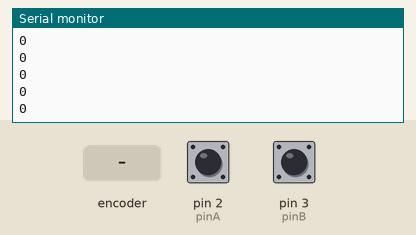
Simulated run of this sketch. Board: Arduino Uno, built with avr-gcc and run on an emulated ATmega328P. Parts: the last lines printed to the serial monitor. The inputs (shaded band) are chosen by the test bench; at power-on: pin 2 (pinA) HIGH, pin 3 (pinB) HIGH.

Above: at 1.2 s.
1.3 s: rotary encoder on pin 2 (pinA) / pin 3 (pinB) turned 1 step (first pin leading)
At 1.9 s:
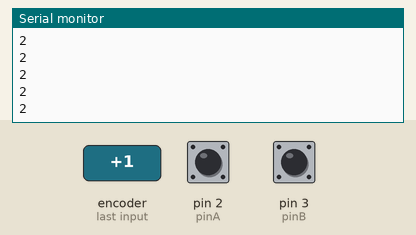
3.0 s: rotary encoder on pin 2 (pinA) / pin 3 (pinB) turned 1 step (first pin leading)
At 3.5 s:
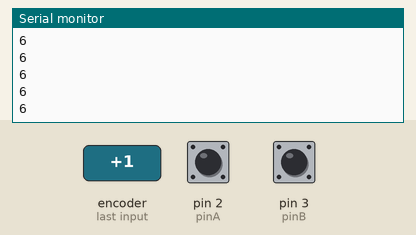
Timing chart, 0 to 6.0 s (numbered marks = the images above; inputs shaded):
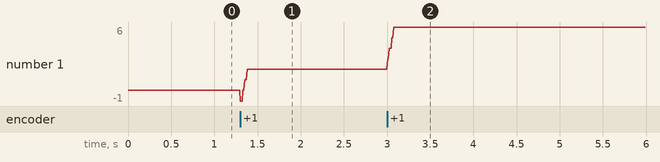

The sketch:

arduino-rotary-encoder.ino
```cpp
volatile int encoderPos = 0;
volatile int lastEncoded = 0;
const int pinA = 2; // Yellow wire, Channel A (CLK)
const int pinB = 3; // Blue wire, Channel B (DT)

void setup() {
  pinMode(pinA, INPUT_PULLUP);
  pinMode(pinB, INPUT_PULLUP);
  attachInterrupt(digitalPinToInterrupt(pinA), updateEncoder, CHANGE);
  attachInterrupt(digitalPinToInterrupt(pinB), updateEncoder, CHANGE);
  Serial.begin(9600);
}

void loop() {
  Serial.println(encoderPos);
  delay(10);
}

void updateEncoder() {
  // Read both channels
  int MSB = digitalRead(pinA);  // most significant bit
  int LSB = digitalRead(pinB);  // least significant bit
  int encoded = (MSB << 1) | LSB;
  int sum = (lastEncoded << 2) | encoded;

  // Determine rotation direction using a state transition table:
  if(sum == 0b1101 || sum == 0b0100 || sum == 0b0010 || sum == 0b1011)
    encoderPos++;
  if(sum == 0b1110 || sum == 0b0111 || sum == 0b0001 || sum == 0b1000)
    encoderPos--;

  lastEncoded = encoded;
}
```

Measured:
- after the input at 1.3 s, the serial monitor: prints a new line at once (image 1)
- after the input at 3.0 s, the serial monitor: prints a new line at once (image 2)
- plotted number 1: 0 → 2 after the input at 1.3 s, 2 → 6 after the input at 3.0 s
